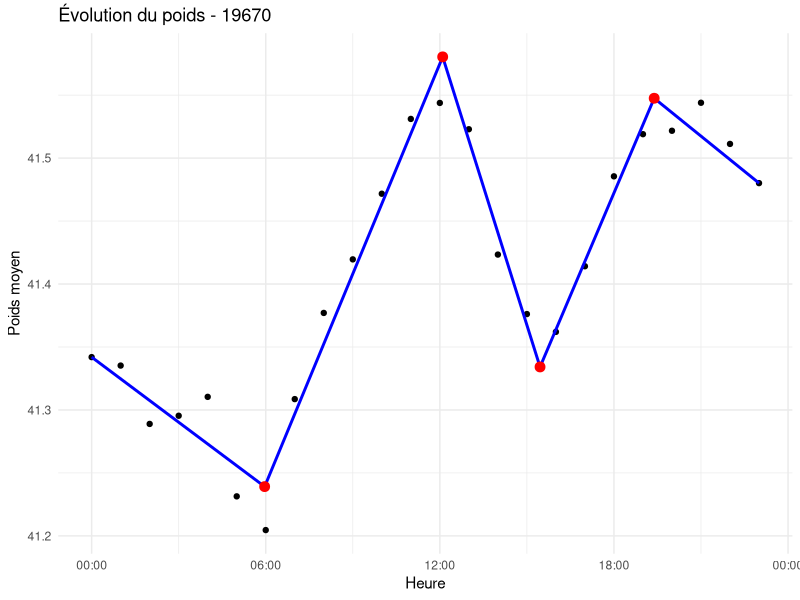
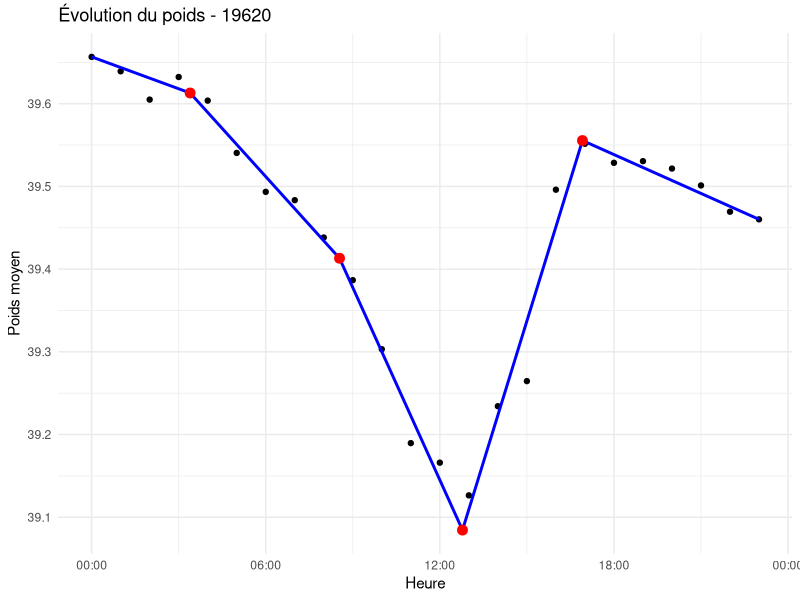
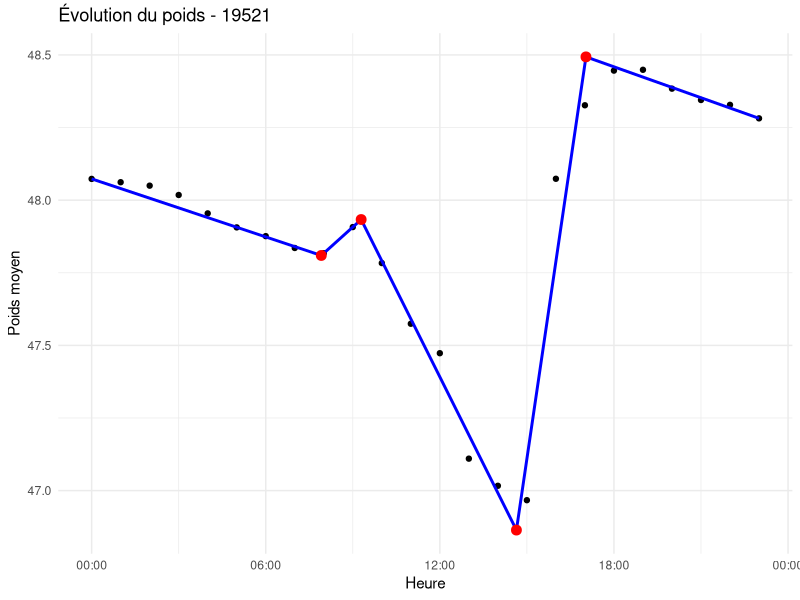
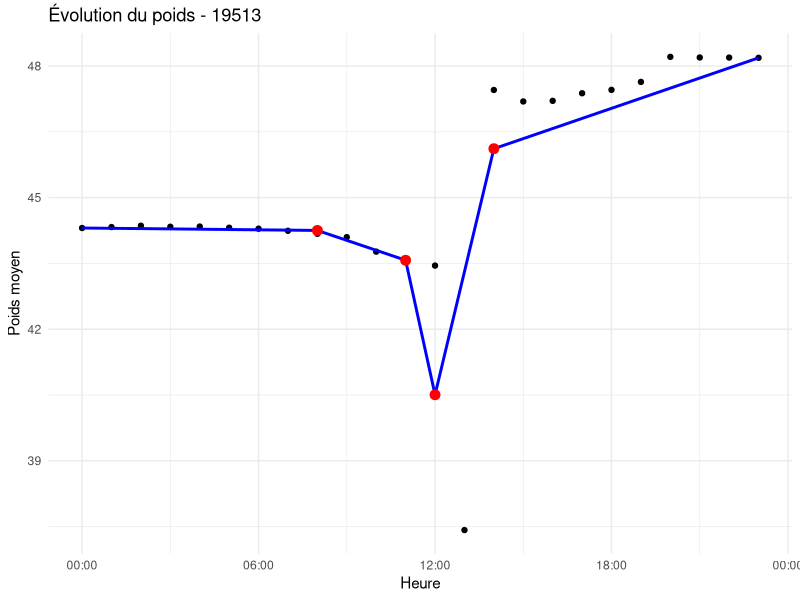
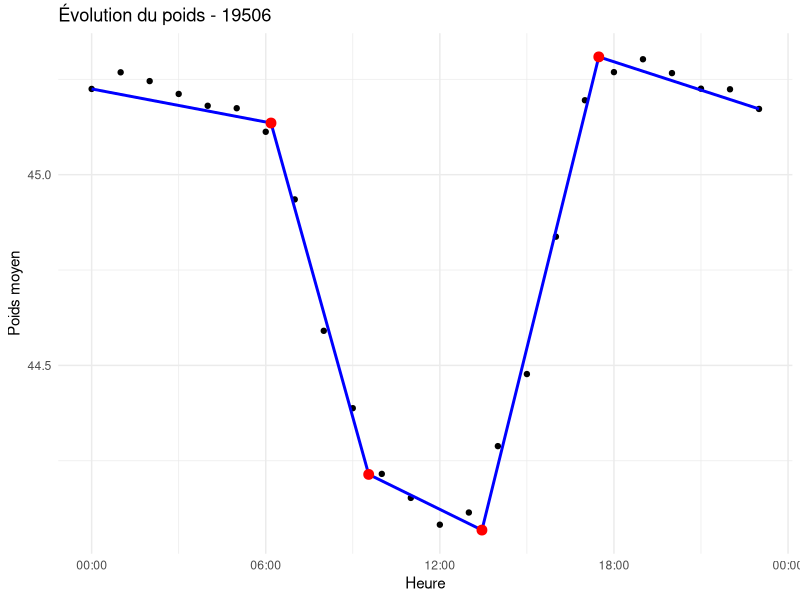
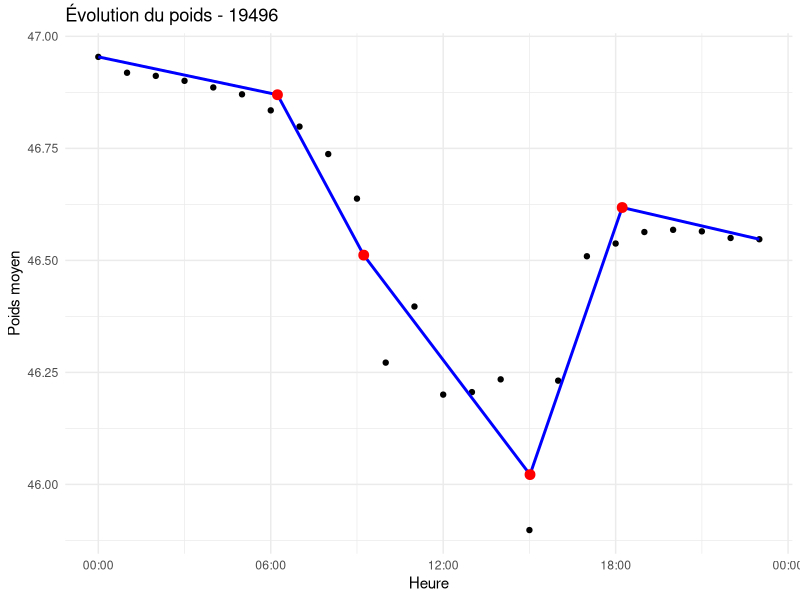
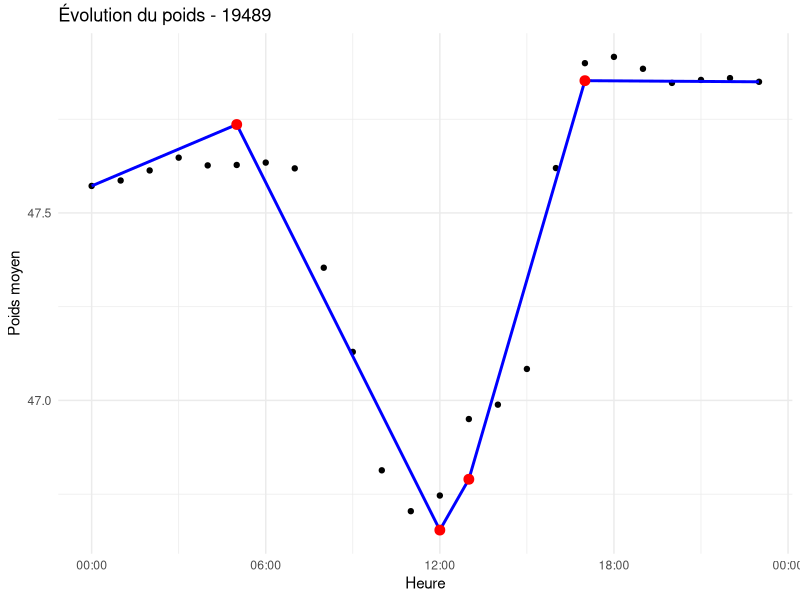

These figures' R source, in order:
## ---- chunk 1

# Charger les données
library(readxl)
library(dplyr)
library(ggplot2)
library(segmented)
library(scales)

# Lire les données
poids <- read_excel("BD/Weight_2023_Sica_Confoux.xlsx")
colnames(poids) <- c("date", "Confoux - 412", "Confoux - 409", "Confoux - 435",
                     "Confoux - 430", "Confoux - 404", "Confoux - 405",
                     "Sica - 415", "Sica - 428", "Sica - 444",
                     "Sica - 412", "Sica - Y", "Sica - 89")

# Sous-table avec les ruches SICA
poids_sica <- poids[, c(1, 8:13)]

# Dates à traiter
dates_a_traiter <- as.Date(c("2023-11-09", "2023-09-20", 
                             "2023-06-13", "2023-06-05", "2023-05-29", 
                             "2023-05-19", "2023-05-12"))

# Boucle sur les dates
for (jour in dates_a_traiter) {
  poids_restreint2 <- poids_sica %>%
    filter(as.Date(date) == jour)
  
  if (nrow(poids_restreint2) == 0) {
    cat("Pas de données pour le", jour, "\n")
    next
  }

  poids_moyen <- data.frame(date = poids_restreint2$date,
                            poids = rowMeans(poids_restreint2[,-1], na.rm = TRUE)) 
  
  colnames(poids_restreint2)[2] <- "poids"
  
  poids_moyen$date_num <- as.numeric(poids_restreint2$date)
  modele <- lm(poids ~ date_num, data = poids_moyen)
  
  modele_segmente <- segmented(modele, seg.Z = ~date_num, npsi = 4, silent = TRUE)
  breakpoints <- modele_segmente$psi[, "Est."]
  breakpoints_dates <- as.POSIXct(breakpoints, origin = "1970-01-01")
  
  # Sécurité si on a moins de 4 breakpoints
  if (length(breakpoints) < 4) {
    cat("Pas assez de breakpoints pour le", jour, "\n")
    next
  }
  
  start_date <- poids_moyen$date[1]
  end_date <- poids_moyen$date[nrow(poids_moyen)]
  start_p <- poids_moyen$poids[1]
  end_p <- poids_moyen$poids[nrow(poids_moyen)]
  
  first_bp_p <- predict(modele_segmente, newdata = data.frame(date_num = breakpoints[1]))
  last_bp_p <- predict(modele_segmente, newdata = data.frame(date_num = breakpoints[length(breakpoints)]))
  
  first_bp_date <- breakpoints_dates[1]
  first_bp_date2 <- breakpoints_dates[4]
  last_bp_date <- breakpoints_dates[length(breakpoints)]
  
  p <- ggplot(poids_moyen, aes(x = date, y = poids)) +
    geom_point() +
    labs(x = "Heure", y = "Poids moyen", title = paste("Évolution du poids -", as.character(jour))
) +

    geom_line(data = data.frame(date = c(end_date, first_bp_date),
                                poids = c(end_p, first_bp_p)),
              aes(x = date, y = poids), color = "blue", size = 1) +
    
    geom_line(data = data.frame(date = breakpoints_dates,
                                poids = predict(modele_segmente, newdata = data.frame(date_num = breakpoints))),
              aes(x = date, y = poids), color = "blue", size = 1) +
    
    geom_line(data = data.frame(date = c(first_bp_date2 , start_date),
                                poids = c(last_bp_p, start_p)),
              aes(x = date, y = poids), color = "blue", size = 1) +
    
    geom_point(data = data.frame(date = breakpoints_dates,
                                 poids = predict(modele_segmente, newdata = data.frame(date_num = breakpoints))),
               aes(x = date, y = poids), color = "red", size = 3) +
    
    scale_x_datetime(labels = date_format("%H:%M")) +
    theme_minimal()
  
  print(p)
  

}
